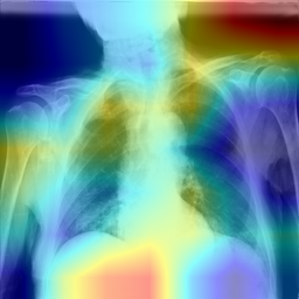
#> input picture evaluation/gradcam_test.png, 299 x 299 px
$ python -i preprocess.py   (imports and definitions only)
#> lines starting #> are read from the running program, lines starting #| are printed output that depends on the picture
### config.py
import os
import json
from dotenv import load_dotenv

# Base directory
BASE_DIR = os.path.dirname(os.path.abspath(__file__))

# Load environment variables from .env if present
load_dotenv(os.path.join(BASE_DIR, ".env"))

# MongoDB settings
MONGODB_URI = os.getenv("MONGODB_URI", "mongodb://localhost:27017")
MONGODB_DATABASE = os.getenv("MONGODB_DATABASE", "chest_xray_ai")
PREDICTIONS_COLLECTION = os.getenv("MONGODB_COLLECTION", "predictions")
USERS_COLLECTION = os.getenv("MONGODB_USERS_COLLECTION", "users")

# JWT Authentication settings
JWT_SECRET_KEY = os.getenv("JWT_SECRET_KEY", "chest-xray-ai-super-secret-key-change-in-production")
JWT_ALGORITHM = os.getenv("JWT_ALGORITHM", "HS256")
JWT_ACCESS_TOKEN_EXPIRE_MINUTES = int(os.getenv("JWT_ACCESS_TOKEN_EXPIRE_MINUTES", "1440"))

# Model settings — Ensemble: both models are used for 98%+ accuracy
MODEL_PATH = os.path.join(BASE_DIR, "models", "final_super_model_v3.keras")       # Fine-tuned v3
MODEL_PATH_V1 = os.path.join(BASE_DIR, "models", "final_super_model_old.keras")  # Original v1
CLASS_LABELS_PATH = os.path.join(BASE_DIR, "models", "class_labels.json")
IMG_SIZE = (224, 224)

# Default class names (alphabetical order matching Keras generator sorting: 0=COVID, 1=Lung_Opacity, 2=Normal, 3=Pneumonia, 4=Tuberculosis)
DEFAULT_CLASSES = ["COVID", "Lung_Opacity", "Normal", "Pneumonia", "Tuberculosis"]

def load_class_names():
    """Loads class mapping from class_labels.json if available, else uses defaults."""
    if os.path.exists(CLASS_LABELS_PATH):
        try:
            with open(CLASS_LABELS_PATH, "r") as f:
#> (reads Backend chest x ray/models/class_labels.json from the repository)
                mapping = json.load(f)
                # Map keys "0", "1", ... to ordered list
                return [mapping[str(i)] for i in range(len(mapping))]
        except Exception:
            pass
    return DEFAULT_CLASSES

CLASS_NAMES = load_class_names()

# Storage paths for uploaded scans and generated Grad-CAM overlays
UPLOAD_FOLDER = os.path.join(BASE_DIR, "static", "uploads")
HEATMAP_FOLDER = os.path.join(BASE_DIR, "static", "heatmaps")

# Grad-CAM settings — candidate layer names for different CNN backbones
# ResNet50 -> "conv5_block3_3_conv"
LAST_CONV_LAYER_NAME = "conv5_block3_3_conv"

# Upload constraints & Security limits
ALLOWED_EXTENSIONS = {"png", "jpg", "jpeg", "webp"}
MAX_FILE_SIZE_MB = 10
MAX_FILE_SIZE_BYTES = MAX_FILE_SIZE_MB * 1024 * 1024
MIN_IMG_DIMENSION = 32
MAX_IMG_DIMENSION = 4096
MAX_TOTAL_PIXELS = 16_000_000  # 16 Megapixels - decompression bomb protection

# CORS Origins
ALLOWED_ORIGINS = [
    "http://localhost:3000",
    "http://localhost:5173",
    "http://localhost:8080",
    "http://localhost:8501",
    "http://127.0.0.1:3000",
    "http://127.0.0.1:5173",
    "http://127.0.0.1:8501",
]

# Automatic Cleanup & Retention Settings (Step 9)
# Files referenced by MongoDB prediction records are NEVER deleted by routine cleanup.
# Retention thresholds apply only to unreferenced/orphan files and temporary artifacts.
CLEANUP_ORPHAN_RETENTION_HOURS = int(os.getenv("CLEANUP_ORPHAN_RETENTION_HOURS", "24"))
CLEANUP_TEMP_RETENTION_HOURS = int(os.getenv("CLEANUP_TEMP_RETENTION_HOURS", "24"))
CLEANUP_INTERVAL_MINUTES = int(os.getenv("CLEANUP_INTERVAL_MINUTES", "60"))
CLEANUP_ENABLED = os.getenv("CLEANUP_ENABLED", "true").lower() in ("true", "1", "yes")

### src/preprocess.py
import os
import numpy as np
import cv2
from PIL import Image, ImageFile

from config import (
    IMG_SIZE,
    MIN_IMG_DIMENSION,
    MAX_IMG_DIMENSION,
    MAX_TOTAL_PIXELS,
    ALLOWED_EXTENSIONS
)

# Set PIL safety threshold to prevent memory exhaustion / decompression bomb attacks
Image.MAX_IMAGE_PIXELS = MAX_TOTAL_PIXELS
# Strictly reject truncated/incomplete image files rather than attempting partial loading
ImageFile.LOAD_TRUNCATED_IMAGES = False

# Mapping of detected PIL image format identifiers to allowable extensions
FORMAT_TO_EXTENSIONS = {
    "png": {"png"},
    "jpeg": {"jpg", "jpeg"},
    "webp": {"webp"},
}


# [97 lines left out: functions is_valid_image_file, validate_image_file_content, not called in this run]


def apply_clahe_enhancement(img_rgb: np.ndarray) -> np.ndarray:
    """
    Applies Contrast Limited Adaptive Histogram Equalization (CLAHE)
    to highlight subtle lung opacities, consolidations, and lesions.
    Input: RGB numpy array uint8 (H, W, 3)
    Output: Enhanced RGB numpy array uint8 (H, W, 3)
    """
    if len(img_rgb.shape) == 3 and img_rgb.shape[2] == 3:
        gray = cv2.cvtColor(img_rgb, cv2.COLOR_RGB2GRAY)
    else:
        gray = img_rgb.copy()

    clahe = cv2.createCLAHE(clipLimit=2.0, tileGridSize=(8, 8))
    enhanced_gray = clahe.apply(gray)
    enhanced_rgb = cv2.cvtColor(enhanced_gray, cv2.COLOR_GRAY2RGB)
    return enhanced_rgb


def preprocess_image(image_path: str) -> np.ndarray:
    """
    Loads an image from disk, converts to 3-channel RGB, resizes to (224, 224),
    applies CLAHE medical contrast enhancement, and normalizes using ResNet50 ImageNet statistics.

    Returns a numpy array of shape (1, 224, 224, 3) ready for model inference.
    """
#> called with image_path = '../evaluation/gradcam_test.png'
    import tensorflow as tf

    if not os.path.exists(image_path):
        raise FileNotFoundError(f"Image not found at path: {image_path}")

    # Try reading with OpenCV first
    img = cv2.imread(image_path)
#> img is the input picture: shape (299, 299, 3); mean B, G, R 153.4, 152.7, 111.1
    if img is not None:
        img = cv2.cvtColor(img, cv2.COLOR_BGR2RGB)
        img = cv2.resize(img, IMG_SIZE)
#> img: shape (224, 224, 3)
    else:
        # Fallback to PIL if OpenCV fails on certain color formats
        try:
            with Image.open(image_path) as pil_img:
                pil_img = pil_img.convert("RGB")
                pil_img = pil_img.resize(IMG_SIZE)
                img = np.array(pil_img)
        except Exception as e:
            raise ValueError(f"Could not decode image at {image_path}: {e}")

    # 1. Apply CLAHE Medical Radiography Enhancement
    img_enhanced = apply_clahe_enhancement(img)
#> in apply_clahe_enhancement, `gray = cv2.cvtColor(img_rgb, cv2.COLOR_RGB2GRAY)`:
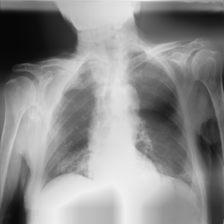
#> gray: shape (224, 224); min 7, max 240, mean 140.3
#> in apply_clahe_enhancement, `enhanced_gray = clahe.apply(gray)`:
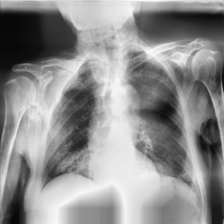
#> enhanced_gray: shape (224, 224); min 7, max 253, mean 142.2

    # 2. ResNet50 / ImageNet Standardization (zero-centered mean/std)
#> (the run stopped early here; a loop or call above may not have finished)
